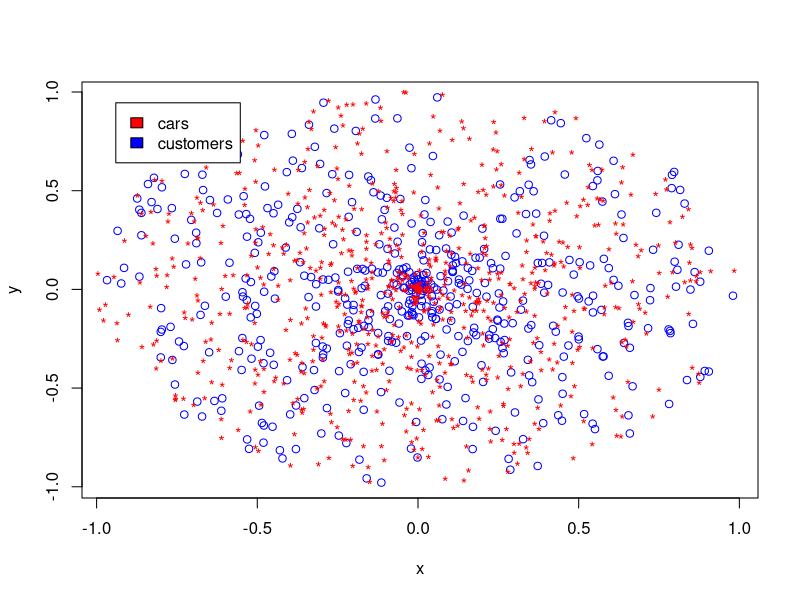
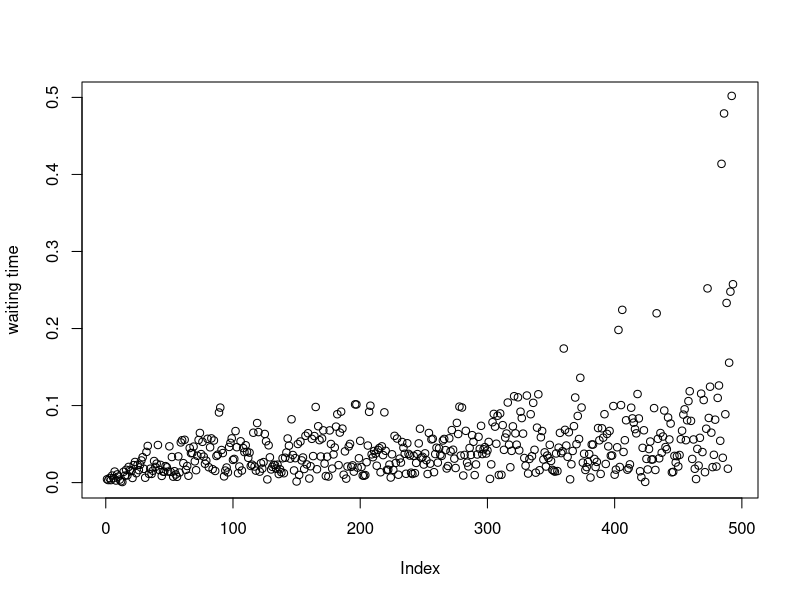
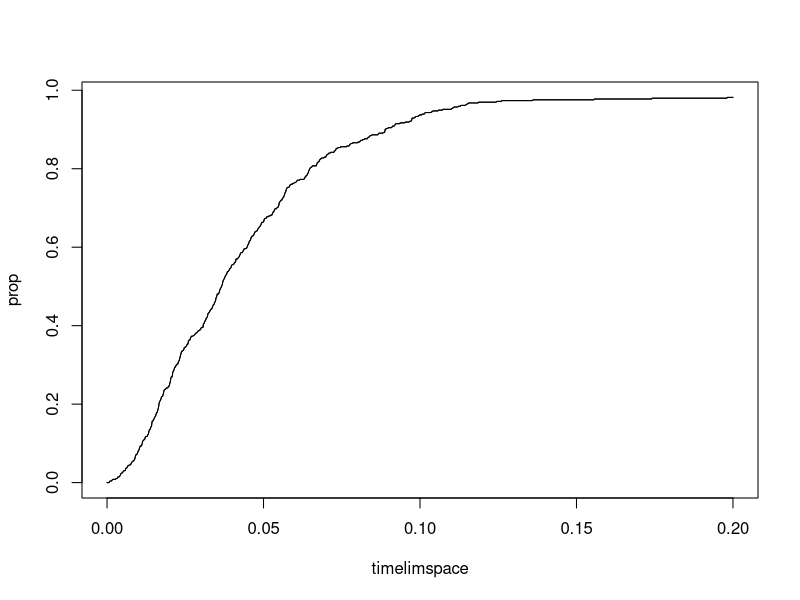
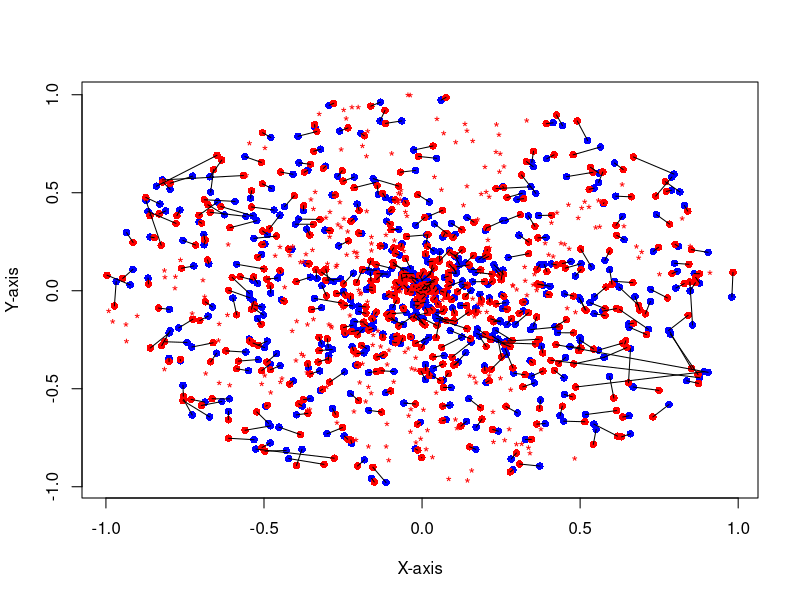
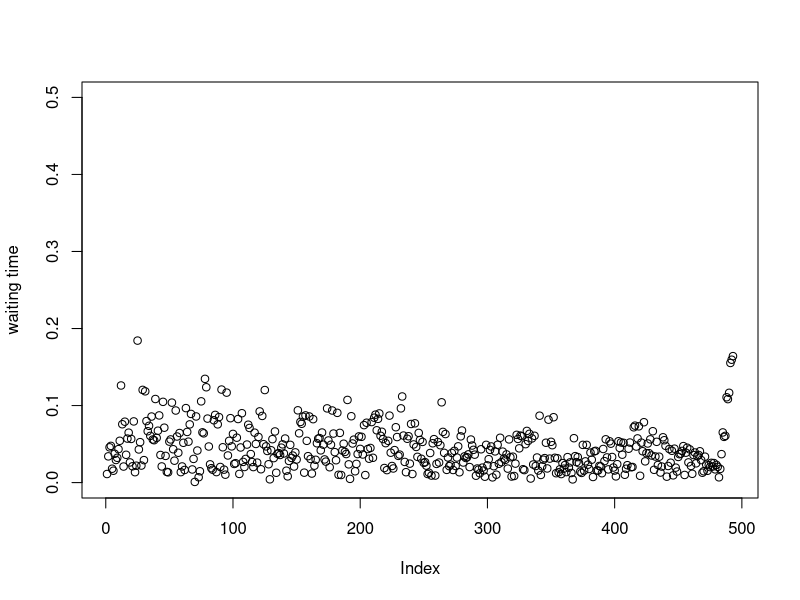
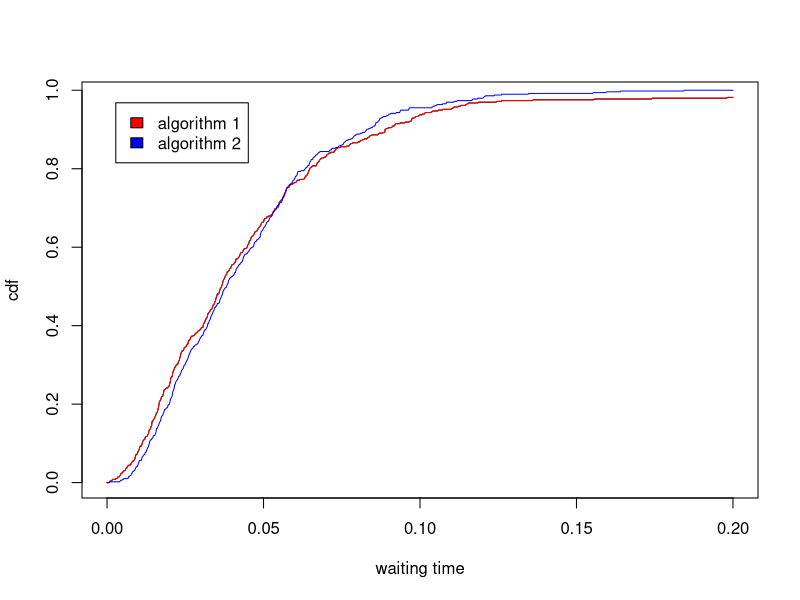
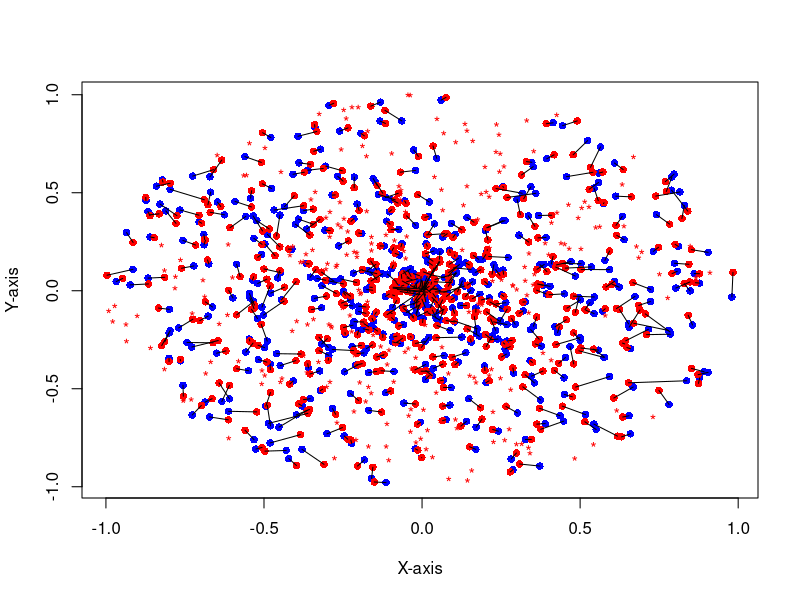
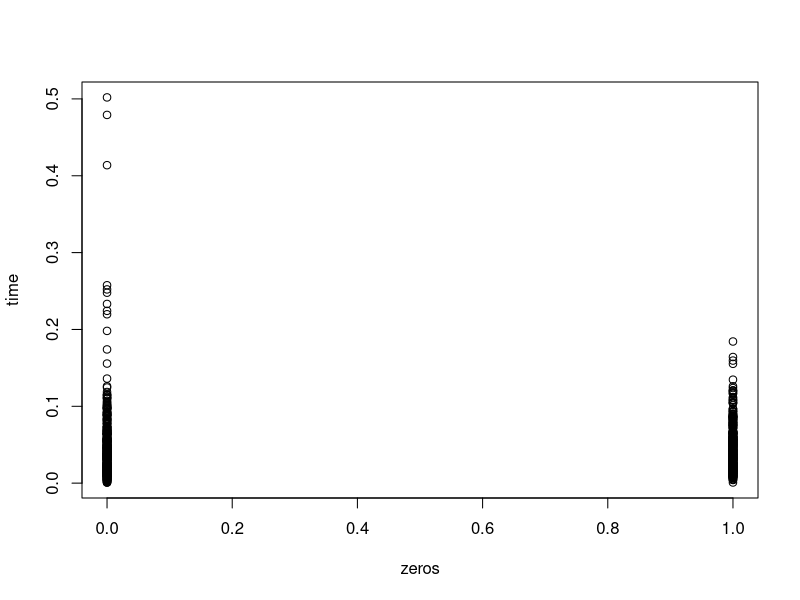

Here is the R script that generated these plots, in order:
rMin=0;rMax=1
dMin=0;dMax=2*pi;
rDelta=rMax-rMin;dDelta=dMax-dMin

#Point process parameters
lambda=500; #intensity (ie mean density) of the Poisson process

#Simulate Poisson point process
custnumbPoints=rpois(1,lambda);#Poisson number of points
custrr=rDelta*runif(custnumbPoints)+rMin;#x coordinates of Poisson points
orderedcustrr = sort(custrr, decreasing = FALSE)
custdd=dDelta*runif(custnumbPoints)+dMin;#y coordinates of Poisson points
custxx=orderedcustrr*cos(custdd)
custyy=orderedcustrr*sin(custdd)

rMin=0;rMax=1
dMin=0;dMax=2*pi;
rDelta=rMax-rMin;dDelta=dMax-dMin

#Point process parameters
lambda=700; #intensity (ie mean density) of the Poisson process

#Simulate Poisson point process
carnumbPoints=rpois(1,lambda);#Poisson number of points
carrr=rDelta*runif(carnumbPoints)+rMin;#x coordinates of Poisson points
orderedcarrr = sort(carrr, decreasing = FALSE)
cardd=dDelta*runif(carnumbPoints)+dMin;#y coordinates of Poisson points
carxx=orderedcarrr*cos(cardd)
caryy=orderedcarrr*sin(cardd)

#Plotting
plot(custxx,custyy,'p',xlab='x',ylab='y',col='blue')
points(carxx,caryy, col='red',pch="*")
legend("topleft", inset=.05, 
       c("cars","customers"), fill=c('red', 'blue'))

#algorithm1
xx2 <- carxx
yy2 <- caryy

mini <- min(c(length(custxx), length(carxx)))
match <- c()
time <- c()
totaldist <- 0
for (i in 1:mini){
  xdist <- (custxx[i] - xx2) ^ 2
  ydist <- (custyy[i] - yy2) ^ 2
  distance <- sqrt(xdist + ydist)
  totaldist <- totaldist + min(distance)
  index <- which.min(distance)
  time <- append(time, min(distance))
  xx2[index] = 20
  yy2[index] = 20
  match <- append(match, index)
}
print(match)
print(time)
plot(time, ylab='waiting time', ylim = range(c(0, 0.5)))
avedist <- sum(totaldist)/mini
print(avedist)
sortedtime <- sort(time)
library(pracma)
timelimspace <- linspace(0, 0.2, n = 1000)
prop <- c()
for (i in 1:1000){
  prop[i] = sum(time < timelimspace[i])/mini
}
plot(timelimspace, prop, type = "l", lty = 1)
lines(timelimspace, prop, type = "l", lty = 1)

cust <- c()
for (j in 1:mini){
  cust[2*j-1] = custxx[j]
  cust[2*j] = custyy[j]
}

# First set of points
set1 <- matrix(cust, ncol = 2, byrow = TRUE)

car <- c()
for (j in 1:mini){
  car[2*j-1] = carxx[match[j]]
  car[2*j] = caryy[match[j]]
}

# Second set of points
set2 <- matrix(car, ncol = 2, byrow = TRUE)

# Create a new plot
plot(set1, type = "n", xlim = range(c(set1[, 1], set2[, 1])), ylim = range(c(set1[, 2], set2[, 2])),
     xlab = "X-axis", ylab = "Y-axis")

# Plot the points from set1 as blue dots
points(set1, col = "blue", pch = 16)

# Plot the points from set2 as red dots
points(set2, col = "red", pch = 16)
points(carxx,caryy, col='red',pch="*")

# Connect the points from both sets with lines
for (i in 1:nrow(set1)) {
  lines(c(set1[i, 1], set2[i, 1]), c(set1[i, 2], set2[i, 2]), col = "black")
}


#algorithm2
xx4 <- carxx
yy4 <- caryy
xx5 <- rev(custxx)
yy5 <- rev(custyy)

mini <- min(c(length(custxx), length(carxx)))
match3 <- c()
time3 <- c()
totaldist3 <- 0
for (i in 1:mini){
  xdist <- (xx5[i] - xx4) ^ 2
  ydist <- (yy5[i] - yy4) ^ 2
  distance <- sqrt(xdist + ydist)
  totaldist3 <- totaldist3 + min(distance)
  index <- which.min(distance)
  time3 <- append(time3, min(distance))
  xx4[index] = 20
  yy4[index] = 20
  match3 <- append(match3, index)
}
print(match3)
print(time3)
plot(time3, ylab='waiting time', ylim = range(c(0, 0.5)))
avedist3 <- sum(totaldist3)/mini
print(avedist3)
sortedtime <- sort(time3)
timelimspace <- linspace(0, 0.2, n = 1000)
prop <- c()
for (i in 1:1000){
  prop[i] = sum(time < timelimspace[i])/mini
}
prop3 <- c()
for (i in 1:1000){
  prop3[i] = sum(time3 < timelimspace[i])/mini
}
plot(timelimspace, prop, xlab="waiting time", ylab="cdf", type = "l", lty = 1)
lines(timelimspace, prop, col = 'red', type = "l", lty = 1)
lines(timelimspace, prop3, col = 'blue', type = "l", lty = 1)
legend("topleft", inset=.05, 
       c("algorithm 1","algorithm 2"), fill=c('red', 'blue'))


car <- c()
for (j in 1:mini){
  car[2*(mini+1-j)-1] = carxx[match3[j]]
  car[2*(mini+1-j)] = caryy[match3[j]]
}
set3 <- matrix(car, ncol = 2, byrow = TRUE)
plot(set1, type = "n", xlim = range(c(set1[, 1], set3[, 1])), ylim = range(c(set1[, 2], set3[, 2])),
     xlab = "X-axis", ylab = "Y-axis")
points(set1, col = "blue", pch = 16)
points(set3, col = "red", pch = 16)
points(carxx,caryy, col='red',pch="*")
for (i in 1:nrow(set1)) {
  lines(c(set1[i, 1], set3[i, 1]), c(set1[i, 2], set3[i, 2]), col = "black")
}

#binary quantile regression plot
zeros <- c(1:mini)*0
ones <- c(1:mini)^0
plot(zeros, time, xlim = range(c(0, 1)))
points(ones, time3)


Di <- append(zeros, ones)
times <- append(time, time3)
data1 <- data.frame(Di, times)
library(quantreg)
library(ggplot2)
ggplot(data1, aes(Di, times))+
  geom_point()+
  xlim(-0.2, 1.2)+
  geom_smooth(method = lm, se = F, color = "red")+
  geom_quantile(color = "blue", quantiles = 0.5)+
  geom_quantile(color = "black", alpha = 0.3, 
                quantiles = seq(.05, .95, by = 0.05))


#simulate 500 times
totalporp1 <- 0
totalporp2 <- 0
totaltime1 <- 0
totaltime2 <- 0
maxtime1 <- 0
maxtime2 <- 0
simnum <- 500
for (y in 1:simnum){
  rMin=0;rMax=1
  dMin=0;dMax=2*pi;
  rDelta=rMax-rMin;dDelta=dMax-dMin
  
  
  lambda=500;
  
  custnumbPoints=rpois(1,lambda);
  custrr=rDelta*runif(custnumbPoints)+rMin;
  orderedcustrr = sort(custrr, decreasing = FALSE)
  custdd=dDelta*runif(custnumbPoints)+dMin;
  custxx=orderedcustrr*cos(custdd)
  custyy=orderedcustrr*sin(custdd)
  
  rMin=0;rMax=1
  dMin=0;dMax=2*pi;
  rDelta=rMax-rMin;dDelta=dMax-dMin
  
  
  lambda=700;
  
  
  carnumbPoints=rpois(1,lambda);
  carrr=rDelta*runif(carnumbPoints)+rMin;
  orderedcarrr = sort(carrr, decreasing = FALSE)
  cardd=dDelta*runif(carnumbPoints)+dMin;
  carxx=orderedcarrr*cos(cardd)
  caryy=orderedcarrr*sin(cardd)
  
  xx2 <- carxx
  yy2 <- caryy
  mini <- min(c(length(custxx), length(carxx)))
  match <- c()
  time <- c()
  totaldist <- 0
  for (i in 1:mini){
    xdist <- (custxx[i] - xx2) ^ 2
    ydist <- (custyy[i] - yy2) ^ 2
    distance <- sqrt(xdist + ydist)
    totaldist <- totaldist + min(distance)
    index <- which.min(distance)
    time <- append(time, min(distance))
    xx2[index] = 20
    yy2[index] = 20
    match <- append(match, index)
  }
  prop <- c()
  for (i in 1:1000){
    prop[i] = sum(time < timelimspace[i])/mini
  }
  totalporp1 <- totalporp1 + prop
  totaltime1 <- totaltime1 + totaldist / mini
  maxtime1 <- maxtime1 + max(time)
  
  xx4 <- carxx
  yy4 <- caryy
  xx5 <- rev(custxx)
  yy5 <- rev(custyy)
  
  mini <- min(c(length(custxx), length(carxx)))
  match3 <- c()
  time3 <- c()
  totaldist3 <- 0
  for (i in 1:mini){
    xdist <- (xx5[i] - xx4) ^ 2
    ydist <- (yy5[i] - yy4) ^ 2
    distance <- sqrt(xdist + ydist)
    totaldist3 <- totaldist3 + min(distance)
    index <- which.min(distance)
    time3 <- append(time3, min(distance))
    xx4[index] = 20
    yy4[index] = 20
    match3 <- append(match3, index)
  }
  prop3 <- c()
  for (i in 1:1000){
    prop3[i] = sum(time3 < timelimspace[i])/mini
  }
  totalporp2 <- totalporp2 + prop3
  totaltime2 <- totaltime2 + totaldist3 / mini
  maxtime2 <- maxtime2 + max(time3)
}
aveprop1 <- totalporp1 / simnum
aveprop2 <- totalporp2 / simnum
plot(timelimspace, aveprop1, xlab="average waiting time", ylab="cdf", type = "l", lty = 1)
lines(timelimspace, aveprop1, col = 'red', type = "l", lty = 1)
lines(timelimspace, aveprop2, col = 'blue', type = "l", lty = 1)
legend("topleft", inset=.05, 
       c("algorithm 1","algorithm 2"), fill=c('red', 'blue'))
avetime1 <- totaltime1 / simnum
avetime2 <- totaltime2 / simnum
avemaxtime1 <- maxtime1 / simnum
avemaxtime2 <- maxtime2 / simnum

